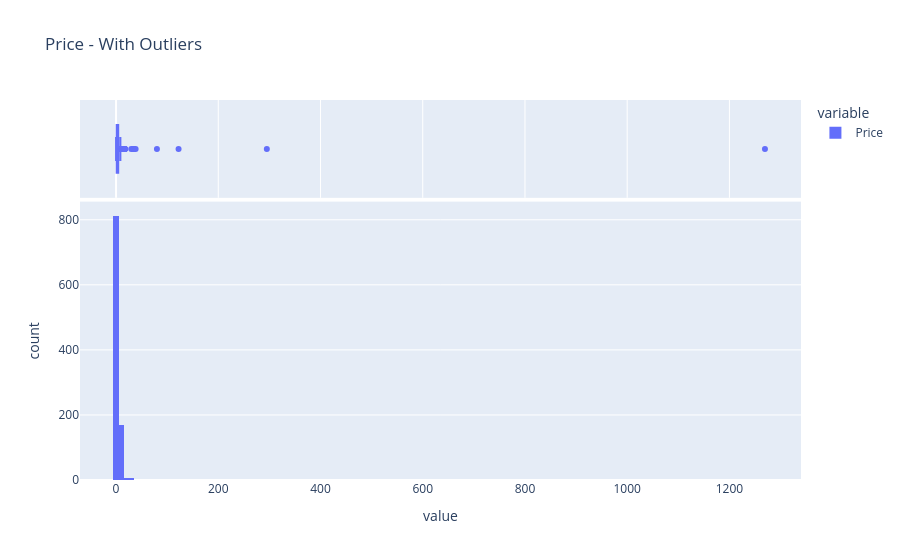
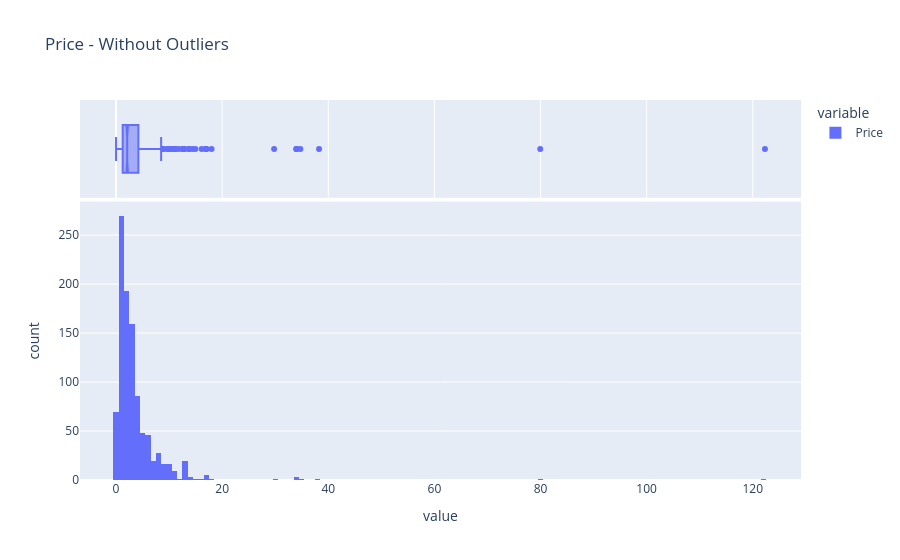

The notebook cell these images were saved under, in order:
### Code cell
profile_serie(df_retail["Price"])

### Figure 1 — Plotly figure (JSON) as saved in the notebook; plotly's stock layout.template omitted (floating-point values rounded to 4 significant figures; data arrays with more than 128 entries replaced by an {"elided": "..."} marker saying what was removed)
{"data": [{"bingroup": "x", "hovertemplate": "variable=Price<br>value=%{x}<br>count=%{y}<extra></extra>", "legendgroup": "Price", "marker": {"color": "#636efa", "pattern": {"shape": ""}}, "name": "Price", "orientation": "v", "showlegend": true, "type": "histogram", "x": {"elided": "1000 float values"}, "xaxis": "x", "yaxis": "y"}, {"hovertemplate": "variable=Price<br>value=%{x}<extra></extra>", "legendgroup": "Price", "marker": {"color": "#636efa"}, "name": "Price", "notched": true, "showlegend": false, "type": "box", "x": {"elided": "1000 float values"}, "xaxis": "x2", "yaxis": "y2"}], "layout": {"barmode": "relative", "legend": {"title": {"text": "variable"}, "tracegroupgap": 0}, "title": {"text": "Price - With Outliers"}, "xaxis": {"anchor": "y", "domain": [0, 1], "title": {"text": "value"}}, "xaxis2": {"anchor": "y2", "domain": [0, 1], "matches": "x", "showgrid": true, "showticklabels": false}, "yaxis": {"anchor": "x", "domain": [0, 0.7326], "title": {"text": "count"}}, "yaxis2": {"anchor": "x2", "domain": [0.7426, 1], "matches": "y2", "showgrid": false, "showline": false, "showticklabels": false, "ticks": ""}}}

### Figure 2 — Plotly figure (JSON) as saved in the notebook; plotly's stock layout.template omitted (floating-point values rounded to 4 significant figures; data arrays with more than 128 entries replaced by an {"elided": "..."} marker saying what was removed)
{"data": [{"bingroup": "x", "hovertemplate": "variable=Price<br>value=%{x}<br>count=%{y}<extra></extra>", "legendgroup": "Price", "marker": {"color": "#636efa", "pattern": {"shape": ""}}, "name": "Price", "orientation": "v", "showlegend": true, "type": "histogram", "x": {"elided": "998 float values"}, "xaxis": "x", "yaxis": "y"}, {"hovertemplate": "variable=Price<br>value=%{x}<extra></extra>", "legendgroup": "Price", "marker": {"color": "#636efa"}, "name": "Price", "notched": true, "showlegend": false, "type": "box", "x": {"elided": "998 float values"}, "xaxis": "x2", "yaxis": "y2"}], "layout": {"barmode": "relative", "legend": {"title": {"text": "variable"}, "tracegroupgap": 0}, "title": {"text": "Price - Without Outliers"}, "xaxis": {"anchor": "y", "domain": [0, 1], "title": {"text": "value"}}, "xaxis2": {"anchor": "y2", "domain": [0, 1], "matches": "x", "showgrid": true, "showticklabels": false}, "yaxis": {"anchor": "x", "domain": [0, 0.7326], "title": {"text": "count"}}, "yaxis2": {"anchor": "x2", "domain": [0.7426, 1], "matches": "y2", "showgrid": false, "showline": false, "showticklabels": false, "ticks": ""}}}
